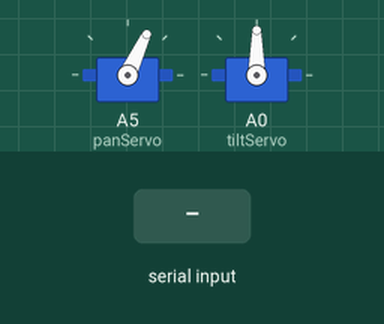
The sketch below on a simulated Arduino Leonardo, built with avr-gcc and run on an emulated ATmega32U4. Shown: 2 × servo. Inputs (shaded band) come from the test bench. What the sketch prints to the serial monitor is not drawn.

Above: at 1.2 s.
1.3 s: "r" received over Serial
At 1.9 s:
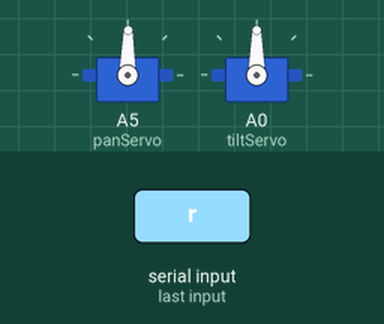
2.8 s: "d" received over Serial
Timing chart, 0 to 5.8 s (numbered marks = the images above; inputs shaded):
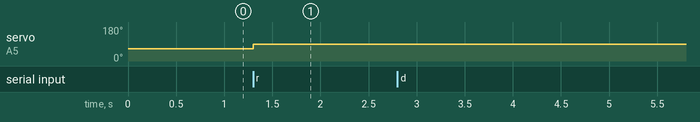

The sketch:

Final.ino
```cpp
#include <Keyboard.h>
#include <Servo.h>

Servo panServo;
Servo tiltServo;
double pS = 90;
double tS = 90;
double angleChange = 0.5;

void setup() {
  // put your setup code here, to run once:
  panServo.attach(A5);
  tiltServo.attach(A0);
  Serial.begin(9600);
  tiltServo.write(90);
  panServo.write(65);
}

void loop() {
  if (Serial.available() > 0) { //read incoming serial data
    char inChar = Serial.read();

    //Tilts up
    if (inChar == 'd') {
      tS = tS + angleChange;
      Serial.println(tS);
      if (tS < 145) {
        tiltServo.write(tS);
      }
      else {
        // this is out of the servo bounds.
        tS = 105;
      }
    }

    //Tilts down
    else if (inChar == 'u') {
      tS = tS - angleChange;

      if (tS > 40) {
        tiltServo.write(tS);
      }
      else {
        //this is out of servo bound
        tS = 70;
      }
    }
    //Pan Right
    else if (inChar == 'r') {
      pS = pS - angleChange;

      if (pS > 25) {
        panServo.write(pS);
      }
      else {
        //this is out of servo bound
        pS = 25;
      }
    }
    //Pan Left
    else if (inChar == 'l') {
      pS = pS + angleChange;

      if (pS < 105) {
        panServo.write(pS);
      }
      else {
        // this is out of the servo bounds.
        pS = 105;
      }
    }
    else if (inChar == 'N') {
      //do nothing
    }
  }
}
```

Measured:
- after the input at 1.3 s, servo on A5 (panServo): 65° → 89° at once
- after the input at 2.8 s, every drawn part: stays the same
